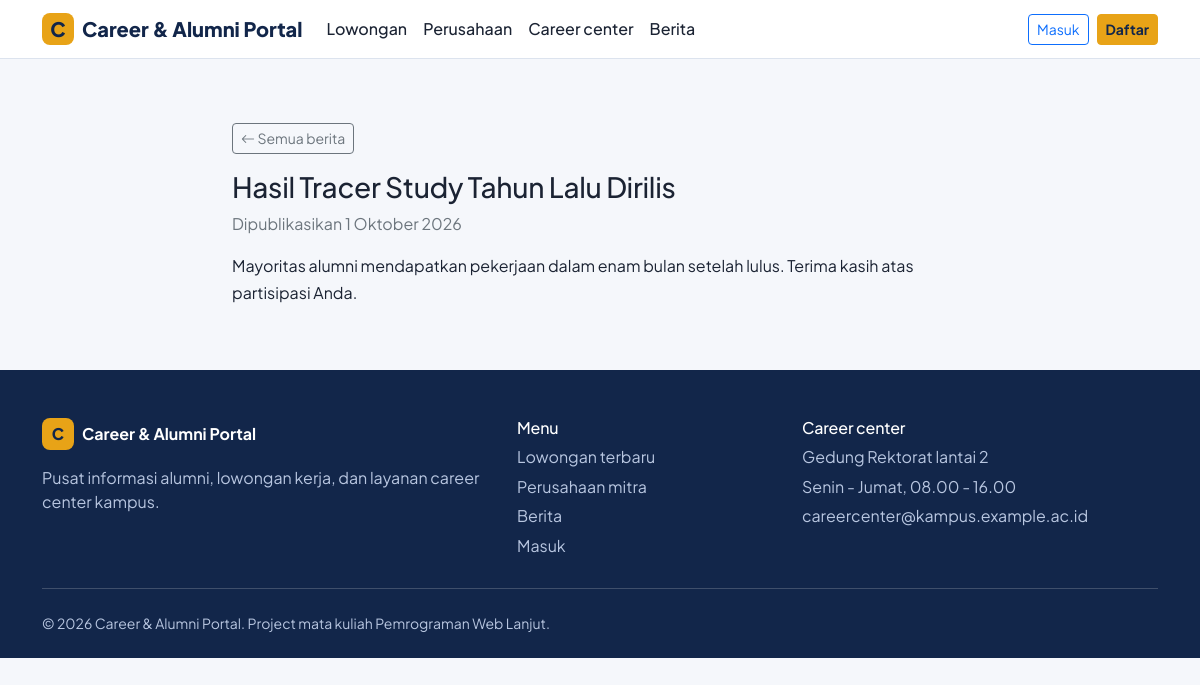
The page /news-detail.php?slug=hasil-tracer-study on the database its author committed.
### tables this page shows
CREATE TABLE news (
  id INT UNSIGNED AUTO_INCREMENT PRIMARY KEY,
  author_id INT UNSIGNED NOT NULL,
  title VARCHAR(200) NOT NULL,
  slug VARCHAR(220) NOT NULL UNIQUE,
  content TEXT NOT NULL,
  image VARCHAR(255) NULL,
  status ENUM('draft','published') NOT NULL DEFAULT 'published',
  created_at TIMESTAMP NOT NULL DEFAULT CURRENT_TIMESTAMP,
  updated_at TIMESTAMP NOT NULL DEFAULT CURRENT_TIMESTAMP ON UPDATE CURRENT_TIMESTAMP,
  CONSTRAINT fk_news_author FOREIGN KEY (author_id) REFERENCES users(id) ON DELETE CASCADE,
  INDEX idx_news_status (status, created_at)
);

### config/helpers.php (called while the page is built, shortened)
<?php
function e($value): string
{
    return htmlspecialchars((string) $value, ENT_QUOTES | ENT_SUBSTITUTE, 'UTF-8');
}
function url(string $path = ''): string
{
    return BASE_URL . '/' . ltrim($path, '/');
}
function date_id(?string $date): string
{
    $ts = $date ? strtotime($date) : false;
    $bulan = ['Januari', 'Februari', 'Maret', 'April', 'Mei', 'Juni', 'Juli', 'Agustus', 'September', 'Oktober', 'November', 'Desember'];
    return date('j', $ts) . ' ' . $bulan[(int) date('n', $ts) - 1] . ' ' . date('Y', $ts);
}

### config/database.php (called while the page is built, shortened)
<?php
function db(): PDO
{
    static $pdo = null;
    if ($pdo === null) {
        $dsn = 'mysql:host=' . DB_HOST . ';dbname=' . DB_NAME . ';charset=' . DB_CHARSET;
        try {
            $pdo = new PDO($dsn, DB_USER, DB_PASS, [
                PDO::ATTR_ERRMODE            => PDO::ERRMODE_EXCEPTION,
                PDO::ATTR_DEFAULT_FETCH_MODE => PDO::FETCH_ASSOC,
                PDO::ATTR_EMULATE_PREPARES   => false,
            ]);
        } catch (PDOException $e) {
            error_log('DB connection failed: ' . $e->getMessage());
            http_response_code(500);
            exit('Koneksi database gagal. Pastikan MySQL di XAMPP sudah berjalan, database sudah diimport, dan config/database.php sudah benar.');
        }
    }
    return $pdo;
}
function db_one(string $sql, array $params = []): ?array
{
    $stmt = db()->prepare($sql);
    $stmt->execute($params);
    $row = $stmt->fetch();
    return $row === false ? null : $row;
}

### news-detail.php (the view, shortened to what this page needs)
<?php
$slug = trim((string) ($_GET['slug'] ?? ''));
$n = $slug !== '' ? db_one("SELECT title, content, image, created_at, status FROM news WHERE slug = ?", [$slug]) : null;
include __DIR__ . '/components/head.php';
include __DIR__ . '/components/navbar.php';
?>
<article class="section">
  <div class="container" style="max-width: 760px;">
    <a href="<?= e(url('news.php')) ?>" class="btn btn-outline-secondary btn-sm mb-3"><i class="bi bi-arrow-left"></i> Semua berita</a>
    <h1 class="h3"><?= e($n['title']) ?></h1>
    <p class="text-secondary">Dipublikasikan <?= e(date_id($n['created_at'])) ?></p>
    <div class="job-detail-text"><?= nl2br(e($n['content'])) ?></div>
  </div>
</article>
<?php include __DIR__ . '/components/footer.php'; include __DIR__ . '/components/scripts.php'; ?>

### assets/css/style.css (style rules this page uses)
:root { --navy: #12264a; --blue: #1f4e9e; --blue-dark: #183d7c; --gold: #e8a317; --surface: #f5f7fb; --card: #ffffff; --line: #dce3ee; --ink: #1b2333; --muted: #5b6577; --success: #1e8e5a; --danger: #c0392b; --radius: 10px; --bs-primary: var(--blue); --bs-body-font-family: 'Plus Jakarta Sans', system-ui, -apple-system, 'Segoe UI', sans-serif; --bs-body-color: var(--ink); --bs-body-bg: var(--surface); }
body { font-family: var(--bs-body-font-family); color: var(--ink); background: var(--surface); }
h1, h2, h3, h4, h5 { color: var(--navy); font-weight: 700; letter-spacing: -0.01em; }
a { color: var(--blue); }
.section { padding: 4rem 0; }
.job-detail-text { white-space: normal; line-height: 1.7; }

### rows shown on the page
news: title "Hasil Tracer Study Tahun Lalu Dirilis", created_at "1 Oktober 2026", content "Mayoritas alumni mendapatkan pekerjaan dalam enam bulan setelah lulus. Terima kasih atas partisipasi Anda."

### other values the page prints
APP_NAME "Career & Alumni Portal"
